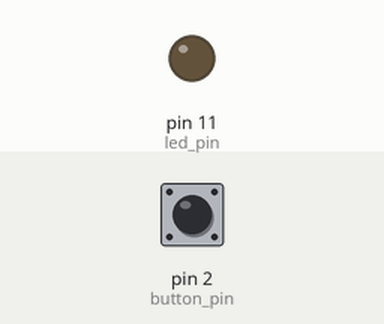
Recording of a sketch running on a simulated Arduino Uno, built with avr-gcc and run on an emulated ATmega328P. Parts: output pins drawn as LEDs (lit = HIGH). Inputs (shaded band) come from the test bench; at power-on: pin 2 (button_pin) HIGH. What the sketch prints to the serial monitor is not drawn.

Above: at 1.2 s.
1.3 s: pin 2 (button_pin) pulled LOW for 0.15 s
At 2.2 s:
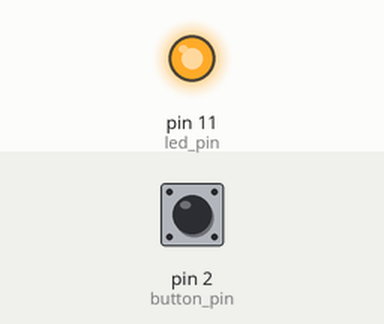
2.9 s: pin 2 (button_pin) pulled LOW for 1 s
At 4.9 s:
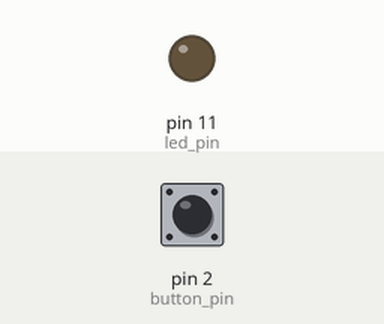
6.9 s: pin 2 (button_pin) pulled LOW for 3.2 s
At 11.1 s:
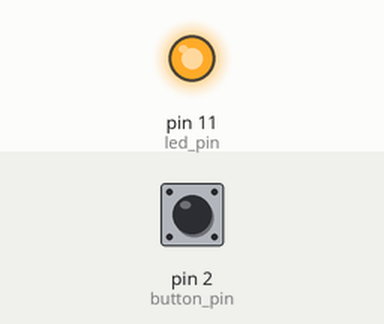
Timing chart, 0 to 12.6 s (numbered marks = the images above; inputs shaded):
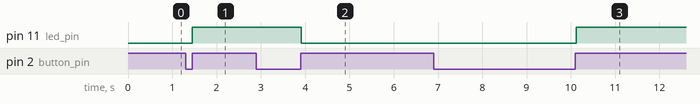

Measured:
- after the input at 1.3 s, pin 11 (led_pin): LOW → HIGH after 0.15 s
- after the input at 2.9 s, pin 11 (led_pin): HIGH → LOW after 1.0 s
- after the input at 6.9 s, pin 11 (led_pin): LOW → HIGH after 3.2 s

The sketch:

button_toggle.ino
```cpp
/*-----------------------------------------------------------------------
  Author: DSC MBM
  Platforms: Arduino Uno R3
  File: button_toggle.ino
  ------------------------------------------------------------------------
  Description:
  We set up a push button and LED so that when the button is pushed the
  LED switches from on to off (or viceversa).  We also use software
  debouncing to prevent false triggers due to button bouncing.
  ------------------------------------------------------------------------

------------------------------------------------------------------------*/

// Initialize 2 variables for the pins we'll be using later
int led_pin = 11;
int button_pin = 2;

// Initialize variable that will hold the button and LED state
int button_state = LOW;         // stores current button state
int button_state_old = LOW;     // stores previous button state
int led_state = LOW;            // stores previous LED state

// Initialize variables used for debouncing the button state
int time = 0;
int bounce_wait = 200;

void setup()
{
  // Initialize the LED pin as an output:
  pinMode(led_pin, OUTPUT);
  // Initialize the pushbutton pin as an input that is internally pulled up
  // to 5V using the built-in 20~50K resistors (ATmega328p on the Arduino Uno)
  pinMode(button_pin, INPUT_PULLUP);
  // Initialize the Serial Object used for USB communication
  Serial.begin(9600);
}

void loop()
{
  // Read the state of the pushbutton value:
  button_state = digitalRead(button_pin);
  // Check if the input just went from LOW and HIGH (button release).
  // Also check if this LOW-to-HIGH transition hasn't ocurred in the
  // past 200ms
  if ( (button_state == HIGH) &&
       (button_state_old == LOW) &&
       ((millis() - time) > bounce_wait) )
  {
    // Check the previous state of the LED and toggle it
    if (led_state == HIGH)
      led_state = LOW;
    else
      led_state = HIGH;
    // Store the current time for comparison in the next loop iteration
    time = millis();
  }
  // Update the led pin
  digitalWrite(led_pin, led_state);
  // Store the button state for comparison in the next loop iteration
  button_state_old = button_state;
  // Debugging information sent to the Serial Monitor
  Serial.print("Button State: ");
  Serial.println(button_state);
}
```
